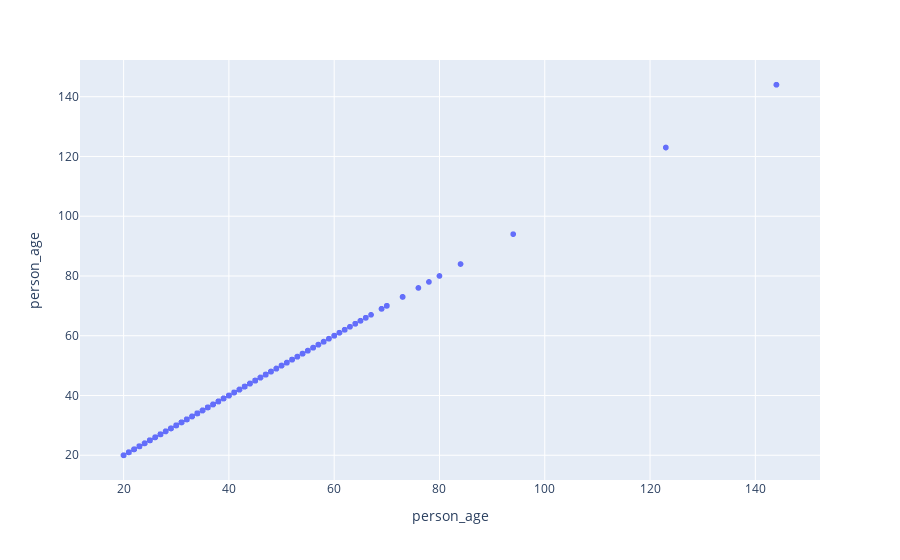

Notebook source saved alongside this figure:
### Code cell
# Gráfico dinâmico
grafico = px.scatter_matrix(df, dimensions=['person_age'])
grafico.show()

### Figure 1 — Plotly figure (JSON) as saved in the notebook; plotly's stock layout.template omitted (floating-point values rounded to 4 significant figures; data arrays with more than 128 entries replaced by an {"elided": "..."} marker saying what was removed)
{"data": [{"dimensions": [{"axis": {"matches": true}, "label": "person_age", "values": {"elided": "32581 int values"}}], "hovertemplate": "%{xaxis.title.text}=%{x}<br>%{yaxis.title.text}=%{y}<extra></extra>", "legendgroup": "", "marker": {"color": "#636efa", "symbol": "circle"}, "name": "", "showlegend": false, "type": "splom"}], "layout": {"dragmode": "select", "legend": {"tracegroupgap": 0}, "margin": {"t": 60}}}
